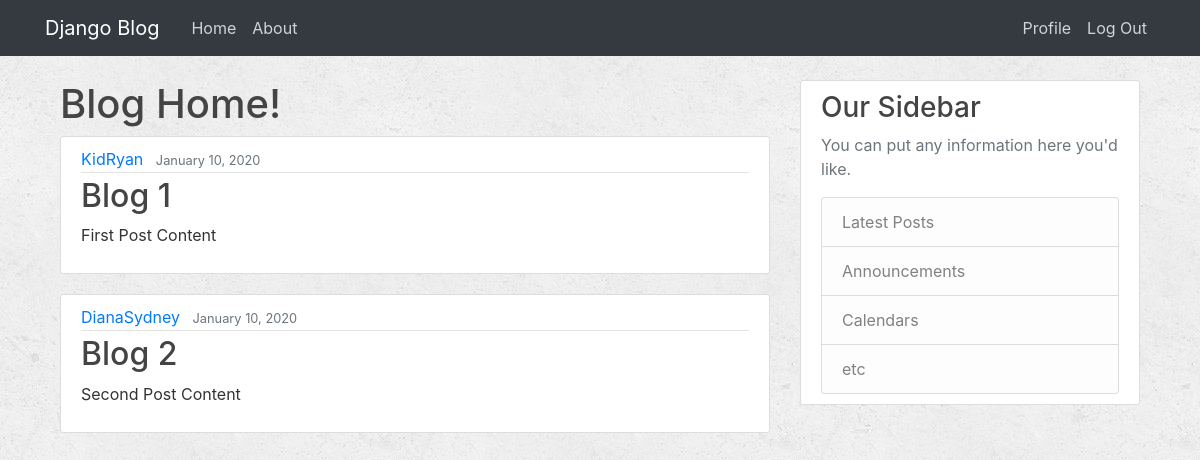
The app's page / (signed in) with its own data.
### blog/models.py (models this page shows, shortened)
class Post(models.Model):
    title = models.CharField(max_length=100)
    content = models.TextField()
    date_posted = models.DateTimeField(default=timezone.now)
    author = models.ForeignKey(User, on_delete=models.CASCADE)

### blog/views.py (the view)
# urls.py: path('', views.home, name='blog-home'),
def home(request):
    posts = Post.objects.all()
    return render(request, 'blog/home.html', {'posts': posts})

### blog/templates/blog/home.html
{% extends "blog/base.html" %}
{% block content %}
	<h1>Blog Home!</h1>
	{% for post in posts %}
		<article class="media content-section">
		  <div class="media-body">
		    <div class="article-metadata">
		      <a class="mr-2" href="#">{{ post.author }}</a>
		      <small class="text-muted">{{ post.date_posted|date:'F d, Y'}}</small>
		    </div>
		    <h2><a class="article-title" href="#">{{ post.title }}</a></h2>
		    <p class="article-content">{{ post.content }}</p>
		  </div>
		</article>
	{% endfor %}
{% endblock content %}

### blog/static/blog/css/style.css (style rules this page uses)
body { background: white url("../img/background.png"); color: #333333; margin-top: 5rem; }
h1, h2, h3, h4, h5, h6 { color: #444444; }
.content-section { background: #ffffff; padding: 10px 20px; border: 1px solid #dddddd; border-radius: 3px; margin-bottom: 20px; }
.article-title { color: #444444; }
.article-content { white-space: pre-line; }
.article-metadata { padding-bottom: 1px; margin-bottom: 4px; border-bottom: 1px solid #e3e3e3 }

### records on screen
Post: author "KidRyan", date_posted "January 10, 2020", title "Blog 1", content "First Post Content"
Post: author "DianaSydney", date_posted "January 10, 2020", title "Blog 2", content "Second Post Content"
